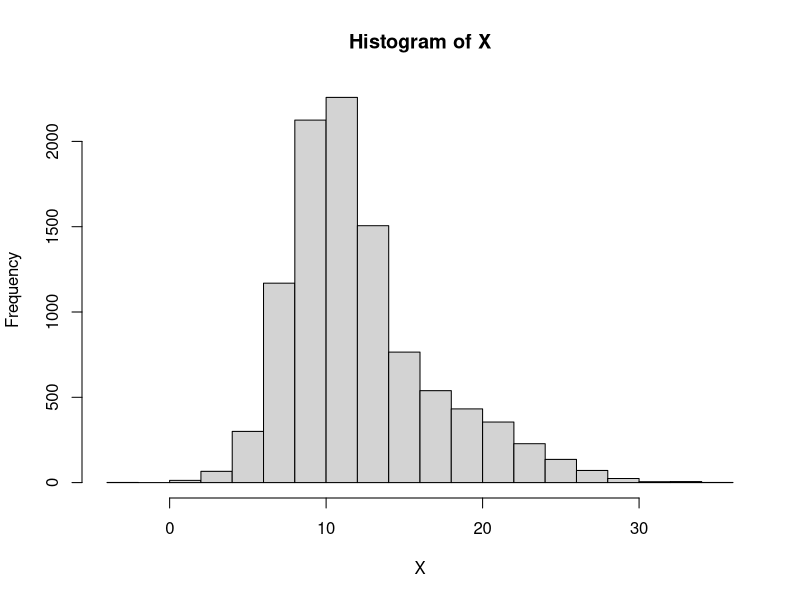

The R script that drew this image:
n = 10000
X = rep(NA, n)

alpha1 = 0.7
B = rbinom(n,1,alpha1)
head(B)

mu1 = 10
sigma1 = 2.5
mu2 = 17
sigma2 = 5

X[B==1] = rnorm(length(B[B==1]), mu1, sigma1)
X[B==0] = rnorm(length(B[B==0]), mu2, sigma2)
head(X)

hist(X)